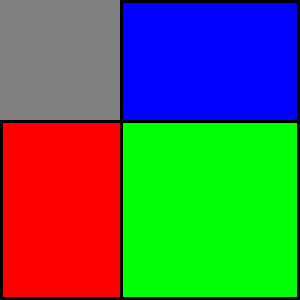
#> input picture Images/wall3priorities.png, 100 x 100 px (shown 3 times larger)
$ python brute_force.py
#> lines starting #> are read from the running program, lines starting #| are printed output that depends on the picture
### floorMap.py
"""
Reads in image from file name and returns as an array
"""
from sys import exit
from PIL import Image
import numpy as np
import matplotlib.pyplot as plt

class FloorMap():
    """ room image map object """
    def __init__(self, file_name):
#> called with file_name = './Images/wall3priorities.png'
        self.file_name = file_name
        """Reads in image from file name and returns as an array"""

        img = Image.open(file_name).convert('RGB')  # open image file
        self.image = img
        img = img.convert('L') # convert to grayscale image
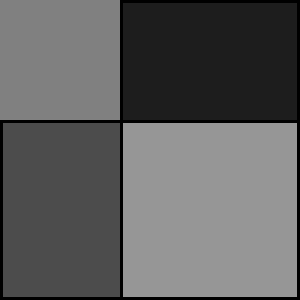
#> img: PIL image 100x100 L (shown 3 times larger); min 0, max 150, mean 94.7
        print("Reading image: '" + file_name + "'")
        arr = np.array(img)
        (self.width, self.height) = arr.shape
#> self.width = 100; self.height = 100
        self.array = arr
        for x in range(0, self.width):
            for y in range(0, self.height):
                if(arr[x][y] not in [128, 0, 255, 76, 149]):
                    print("IMAGE CONTAINS INVALID VALUE", arr[x][y])
                    exit()
#> this loop made 2 passes
#| IMAGE CONTAINS INVALID VALUE 29

    # [78 lines left out: functions get_transparent_img, get_walls, not called in this run]

### brute_force.py
"""
Program to calculate optimal wifi node positioning using BRUTE FORCE
Floor plan can be can be read in as a greyscale image file e.g. png.

Brute for diagram if NUM_NODES = 1 is created, saved in plotframes/bruteForcePlot.png
"""
import sys
import numpy as np
import matplotlib
matplotlib.use("Agg")
import matplotlib.pyplot as plt
from matplotlib.ticker import MaxNLocator
from timer import time, endlog
import atexit
from multiprocessing import Pool
from numpy import unravel_index
import itertools

# local  modules
from floorMap import FloorMap
from fitness import FitnessLandscape
from timer import log

# CUSTOM VARIABLES THAT CAN BE CHANGED
# default file path, can also change this by adding filename as command line argument
MAP_FILEPATH = './Images/wall3priorities.png'
NUM_NODES = 1
SCALE = 1

# get filepath from command line arguments
if len(sys.argv) > 1:
    MAP_FILEPATH = './Images/' + sys.argv[1]

# read image file, print WIDTH, HEIGHT and dimensions (RGBA == 4 dimensions)
FLOOR_MAP = FloorMap(MAP_FILEPATH)
#> (the program exits here)
